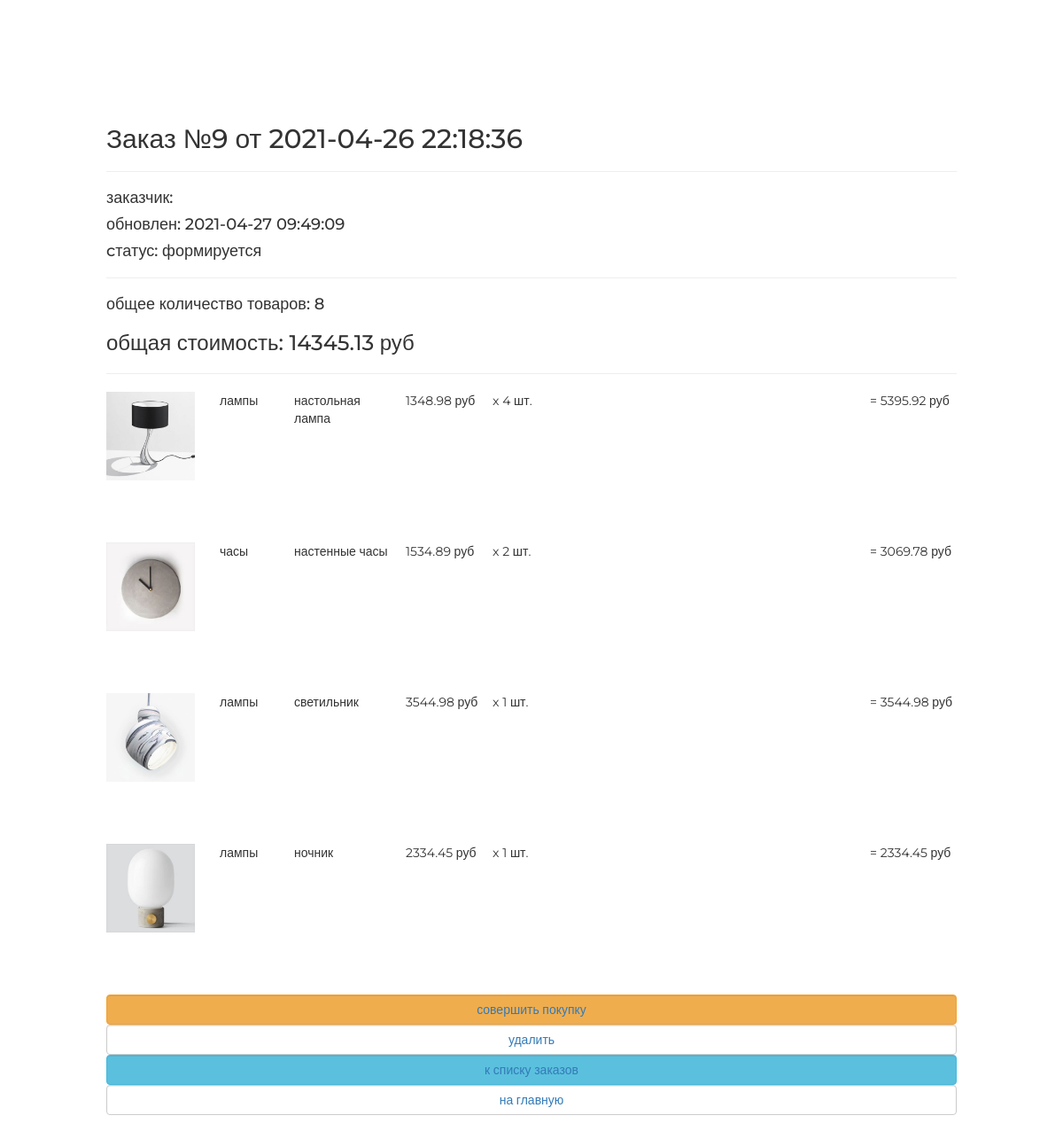
The page /order/read/9/ on the database as committed earlier.
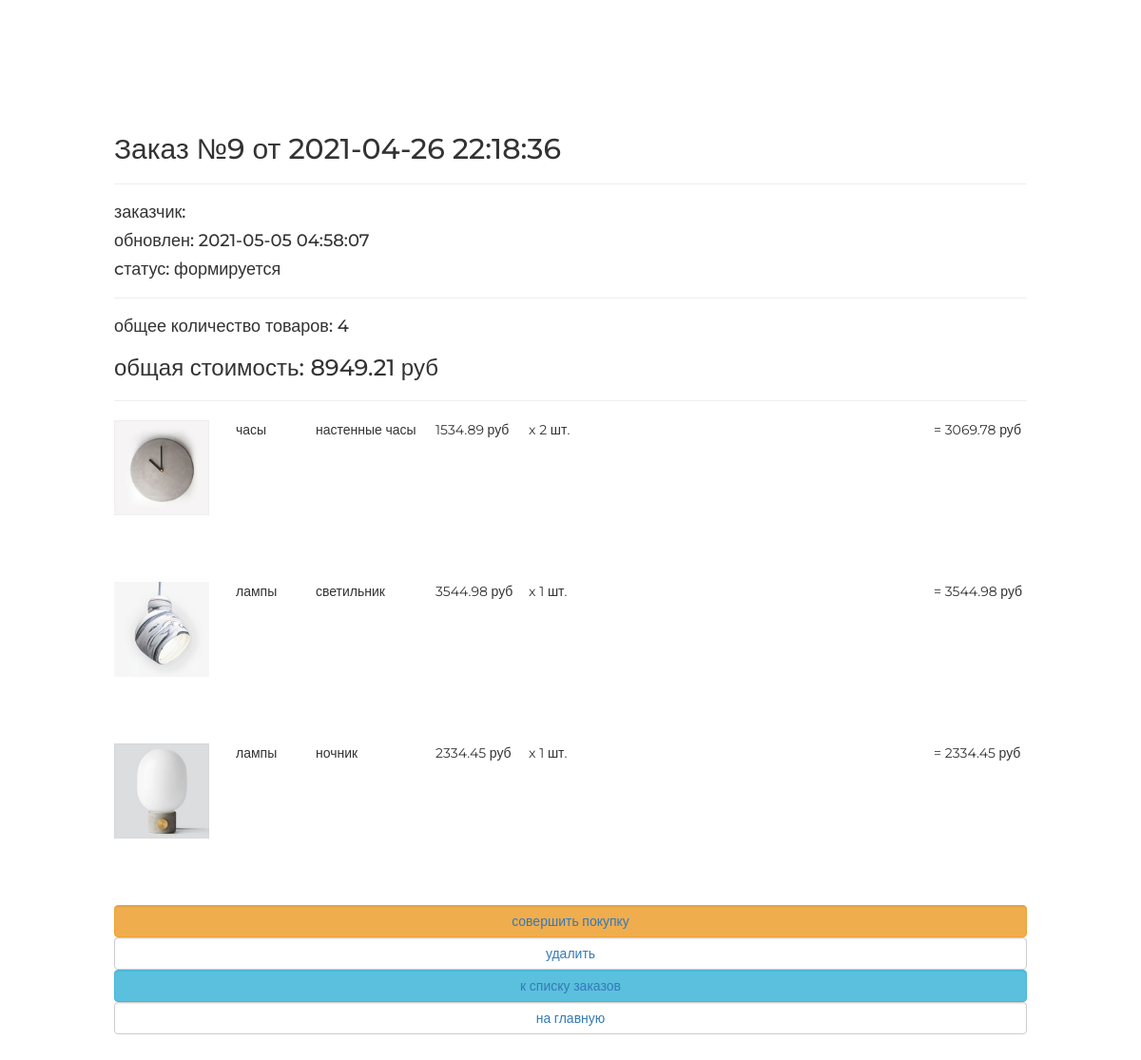
The same page on the database as committed later.
### ordersapp/models.py (models this page shows, shortened)
class Order(models.Model):
    FORMING = 'FM'
    SENT_TO_PROCEED = 'STP'
    PROCEEDED = 'PRO'
    PAID = 'PD'
    READY = 'RDY'
    CANCEL = 'CNC'
    ORDER_STATUSES = (
        (FORMING, 'формируется'),
        (SENT_TO_PROCEED, 'отправлен в обработку'),
        (PROCEEDED, 'обработан'),
        (PAID, 'оплачен'),
        (READY, 'готов к выдаче'),
        (CANCEL, 'отменен'),
    )
    user = models.ForeignKey(settings.AUTH_USER_MODEL, on_delete=models.CASCADE)
    created = models.DateTimeField(auto_now_add=True, verbose_name='создан')
    updated = models.DateTimeField(auto_now=True, verbose_name='изменен')
    status = models.CharField(db_index=True, choices=ORDER_STATUSES, default=FORMING, verbose_name='статус', max_length=3)
    is_active = models.BooleanField(db_index=True, default=True, verbose_name='статус')
    class Meta:
        ordering = ('-created',)
        verbose_name = 'заказ'
        verbose_name_plural = 'заказы'
    def get_total_quantity(self):
        items = self.orderitems.select_related()
        return sum(list(map(lambda x: x.quantity, items)))
    def get_total_cost(self):
        items = self.orderitems.select_related()
        return sum(list(map(lambda x: x.get_product_cost, items)))

class OrderItem(models.Model):
    objects = OrderItemQuerySet.as_manager()
    order = models.ForeignKey(Order, db_index=True,  on_delete=models.CASCADE, related_name='orderitems')
    product = models.ForeignKey(Product, db_index=True,  on_delete=models.CASCADE)
    quantity = models.PositiveSmallIntegerField(verbose_name='количество', default=0)
    @property
    def get_product_cost(self):
        return self.quantity * self.product.price

### mainapp/models.py (models this page shows, shortened)
class Product(models.Model):
    category = models.ForeignKey(ProductCategory, db_index=True,  on_delete=models.CASCADE)
    name = models.CharField(verbose_name='наименование продука', max_length=128)
    image = models.ImageField(upload_to='product_images', blank=True)
    short_desc = models.CharField(verbose_name='кратокое описание продукта', max_length=60, blank=True)
    description = models.TextField(verbose_name='описание продукта', blank=True)
    price = models.DecimalField(verbose_name='цена продукта', max_digits=8, decimal_places=2, default=0)
    quantity = models.PositiveIntegerField(verbose_name='количество на складе', default=0)
    is_active = models.BooleanField(db_index=True, verbose_name='активна', default=True)

class ProductCategory(models.Model):
    name = models.CharField(verbose_name='наиментование категории', max_length=64, unique=True)
    description = models.TextField(verbose_name='описание категории', blank=True)
    create_dt = models.DateTimeField(verbose_name='дата создания категории', auto_now_add=True)
    is_active = models.BooleanField(db_index=True, verbose_name='активна', default=True)

### ordersapp/views.py (the view)
# urls.py: path('read/<int:pk>/', ordersapp.OrderReadView.as_view(), name='order_read'),
class OrderReadView(DetailView):
    model = Order

### adminapp/templatetags/my_tags.py (called while the page is built)
@register.filter(name='media_folder_products')
def media_folder_products(string):
    if not string:
        string = 'products_images/default.jpg'
    return f'{settings.MEDIA_URL}{string}'

### mainapp/context_processors.py (called while the page is built)
def basket(request):
    print(f'context processor basket works')
    basket = []
    if request.user.is_authenticated:
        basket = Basket.objects.filter(user=request.user).order_by('product__category').select_related()
    return {
        'basket': basket,
    }

### ordersapp/templates/ordersapp/order_detail.html
{% extends "ordersapp/base.html" %}
{% load static %}
{% load my_tags %}
{% block content %}
   {% include 'ordersapp/includes/inc_order_summary.html' %}
   <div class="basket_list">
       {% for item in object.orderitems.select_related %}
           <div class="basket_record">
               <img src="{{ item.product.image|media_folder_products }}"
                    alt="{{ item.product.short_desc }}" style="width: 100px; float: left">
               <span class="category_name">
                   {{ item.product.category.name }}
               </span>
               <span class="product_name">{{ item.product.name }}</span>
               <span class="product_price">
                   {{ item.product.price }}&nbspруб
               </span>
               <span class="product_quantitiy">
                   x {{ item.quantity }} шт.
               </span>
               <span class="product_cost" style="float: right">
                    = {{ item.get_product_cost }}&nbspруб
               </span>
           </div>
       {% endfor %}
   </div>
   {% include 'ordersapp/includes/inc_order_actions.html' %}
{% endblock %}

### ordersapp/templates/ordersapp/includes/inc_order_summary.html (shortened to what this page needs)
{% if object %}
   <div class="h2">
       Заказ №{{ object.pk }} от {{ object.created|date:"Y-m-d H:i:s" }}
   </div>
   <hr>
   <div class="h4">заказчик: {{ user.last_name }} {{ user.first_name }} </div>
   <div class="h4">обновлен: {{ object.updated|date:"Y-m-d H:i:s" }}</div>
   <div class="h4">cтатус: {{ object.get_status_display }}</div>
   <hr>
   <div class="h4">
       общее количество товаров:
       <span class="order_total_quantity">
           {{ object.get_total_quantity }}
       </span>
   </div>
   <div class="h3">
       общая стоимость:
       <span class="order_total_cost">
           {{ object.get_total_cost }}
       </span> руб
   </div>
{% endif %}
<hr>

Rows that differ between the two databases and show on the page:
removed OrderItem: product.image|media_folder_products (picture), product.category.name "лампы", product.name "настольная лампа", product.price "1348.98", quantity "4", get_product_cost "5395.92"
changed Order "формируется": updated "2021-04-27 09:49:09" → "2021-05-05 04:58:07"; get_total_quantity "8" → "4"; get_total_cost "14345.13" → "8949.21"
